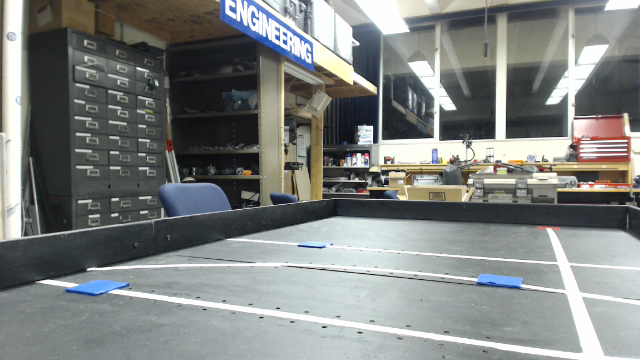
#> input picture python/vision/Implementation/CourseMarch2-3.png, 640 x 360 px
$ python backgroundEliminator.py   (older library calls are emulated)
#> lines starting #> are read from the running program, lines starting #| are printed output that depends on the picture; after the words box and inside, x2 and y2 are one past the last pixel; in counts of white or black regions, pixels touching at a corner belong together
##Background eliminator
import cv2
import numpy as np
from matplotlib import pyplot as plt
def nothing(x):
	pass
def unit_vector(vector):
	return np.array(vector / np.linalg.norm(vector),np.float32)

def angle_between(v1, v2 ,origin):

	v1_u = unit_vector(v1-origin)
	v2_u = unit_vector(v2-origin)

	dot = np.dot(v1_u, v2_u)
	angle = None
	if(dot >=0 and dot <= 1):
		angle = np.arccos(dot)

	if angle == None:
		if (v1_u == v2_u).all():
			return 0.0
		else:
			return np.pi
	return angle


def discoverHorizontalLines(bkelim):
	#Generate the Gabor, isolate _horizontal_ white lines
	#This function expects the result of the background eliminator function
	gaborKernel = cv2.getGaborKernel((101,101),1,np.pi*93/180.0,13,15)
	horizontalLines = cv2.filter2D(bkelim[:,:,2], cv2.CV_32F, gaborKernel)
	return horizontalLines


def discoverSquares(image,canny1=64,canny2=31, discrim1 = 2.0, dicrim2 =3.0):
	#Finding objects based on their shape and not being stupid convex blobs

	#in this color plane:
	thresh_level = 2
	finalContours = []
	dilateKernel = np.ones((5,5),np.uint8)
	edges = None
	contours = None
	#Eventually: Scan through possibilities and append acceptable results
	for l in range(thresh_level):
		if l == 0:
			#edges = cv2.Canny(image, canny1, canny2, apertureSize = 3)
			#dilated = cv2.dilate(edges, dilateKernel, iterations = 1,anchor = (-1,-1))
			pass
		else:
			#edges = image >= ( (l+1)*255 )/thresh_level
			edges = image

	contours,hierarchy = cv2.findContours(np.array(edges,np.uint8), cv2.RETR_LIST, cv2.CHAIN_APPROX_SIMPLE)

	#dispimg = np.array(np.zeros((image.shape[0],image.shape[1],3)),np.uint8)
	for ctr in contours:
		arcLen = cv2.arcLength(ctr,True)
		if arcLen > 0.1:
			approx = cv2.approxPolyDP(ctr,arcLen*(th4/500.0), True)

			if len(approx)>=4:# and cv2.isContourConvex(approx): #&&np.fabs(cv2.contourArea(approx)) > 1000
				sumAngle = 0
				#cv2.drawContours(dispimg,approx,-1, (50,80,200))
				for j in range(2,len(approx)):
					angle = angle_between(approx[j%len(approx)][0], approx[j-2][0], approx[j-1][0])
					sumAngle += angle
				if sumAngle > 3 or sumAngle < 4:
					cv2.drawContours(dispimg,[approx],-1,(255,0,100))
					finalContours.append(approx)

	return dispimg, finalContours
def eliminateBackground(image):
	##TODO:
	# - Add a discriminator
	# - Improve detection under weird lighting conditions
	# - Improve reliability of isolation in all areas

	##Channels:
	#0: Blue Blocks
	#1: White Lines
	#2: Black Background (Decent - Don't rely on it)

	HSVimage = cv2.cvtColor(image, cv2.COLOR_BGR2HSV)


	blue_lower=np.array([100,66,109],np.uint8)
	blue_upper=np.array([140,255,255],np.uint8)
	blue=cv2.inRange(HSVimage,blue_lower,blue_upper)
	#Isolation of low-high blue
	#Target element: Firing Blocks

	#This is the merge of the filtered blue and  g r layers to make a display image
	whitemax = np.array([180, 29, 255], np.uint8)
	white_lower = np.array([0, 0, 145], np.uint8)
	wht = cv2.inRange(HSVimage, white_lower, whitemax) - blue
	#This is the isolation of the white or very white objects.
	#Target element: Lines

	blackmax = np.array([180, 185,  185], np.uint8)
	black_lower = np.array([0, 0, 0], np.uint8)
	blk = cv2.inRange(HSVimage, black_lower, blackmax) - blue
	#Isolation of black
	#Target element: Background

	return cv2.merge((blue,wht,blk))

def makeOdd(x):
	if(x%2):
		return(x)
	else:
		return(x+1)


if __name__=='__main__':
	#image = cv2.imread('../Implementation/TwoBlueBlocks.png')
	#input = cv2.imread('../Implementation/myalgo2101974.jpg')
	#input = cv2.imread('../Implementation/myalgo2099447.jpg')
	input = cv2.imread('../Implementation/CourseMarch2-3.png')
#> input is the input picture: shape (360, 640, 3); mean B, G, R 128.8, 130.8, 127.2
	image = cv2.GaussianBlur(input, (7, 7), sigmaX = 1, sigmaY = 1)
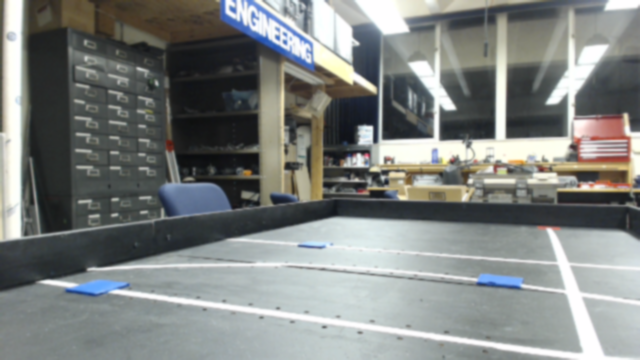
#> image: shape (360, 640, 3); mean B, G, R 128.8, 130.8, 127.2

	cv2.namedWindow('Frame')


	cv2.createTrackbar('Th1','Frame',200,255,nothing)
	cv2.createTrackbar('Th2','Frame',1,255,nothing)
	cv2.createTrackbar('Th3','Frame',200,255,nothing)
	cv2.createTrackbar('Th4', 'Frame', 12, 255, nothing)

	HSVimage = cv2.cvtColor(image, cv2.COLOR_BGR2HSV)
#> HSVimage: shape (360, 640, 3); mean H, S, V 76.2, 27, 134.5


	while(True):
		th1 = cv2.getTrackbarPos('Th1','Frame')
		th2 = cv2.getTrackbarPos('Th2','Frame')
		th3 = cv2.getTrackbarPos('Th3','Frame')
		th4 = cv2.getTrackbarPos('Th4','Frame')

		bkelim = eliminateBackground(image)
#> in eliminateBackground, `blue=cv2.inRange(HSVimage,blue_lower,blue_upper)`:
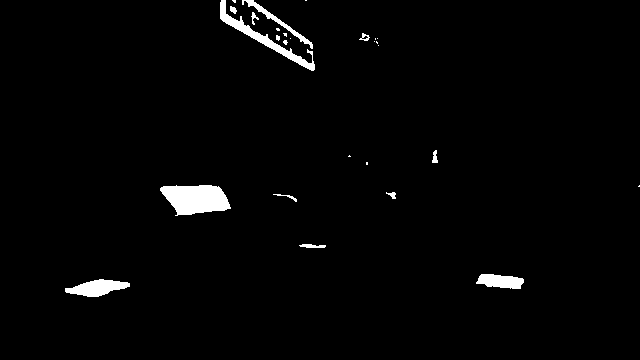
#> blue: shape (360, 640); 2% white; 27 white regions (15 under 20 px), largest, box (x1, y1, x2, y2) and area: (160, 185, 231, 216) 1590, (220, 0, 315, 71) 937, (65, 279, 130, 297) 702
#> in eliminateBackground, `wht = cv2.inRange(HSVimage, white_lower, whitemax) - blue`:
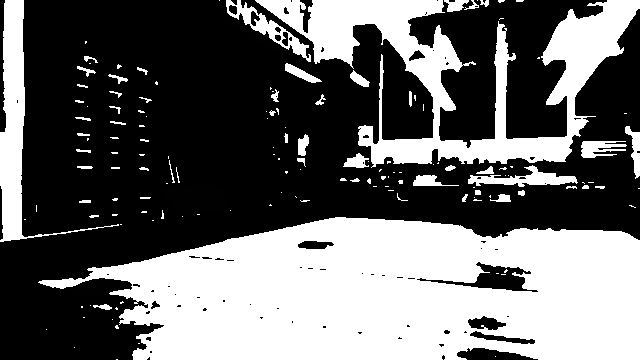
#> wht: shape (360, 640); min 0, max 255, mean 104.5
#> in eliminateBackground, `blk = cv2.inRange(HSVimage, black_lower, blackmax) - blue`:
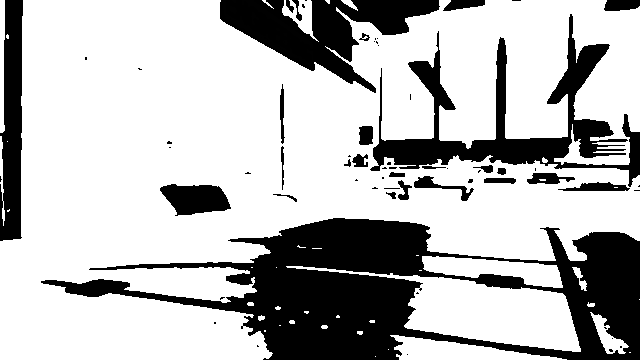
#> blk: shape (360, 640); min 0, max 255, mean 184.9
#> in eliminateBackground, `return cv2.merge((blue,wht,blk))`:
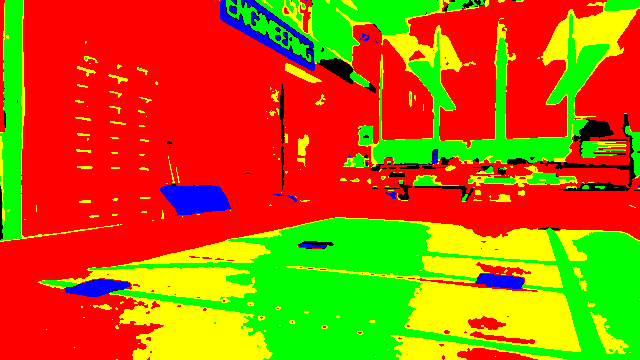
#> returned value: shape (360, 640, 3); mean of channels 0, 1, 2 5, 104.5, 184.9; drawn as B, G, R
		blue = bkelim[:,:,0]
		wht = bkelim[:,:,1]
		black = bkelim[:,:,2]
		openKernel = np.ones((10,10),np.uint8)
		bfixed = cv2.morphologyEx(blue,cv2.MORPH_CLOSE, openKernel)
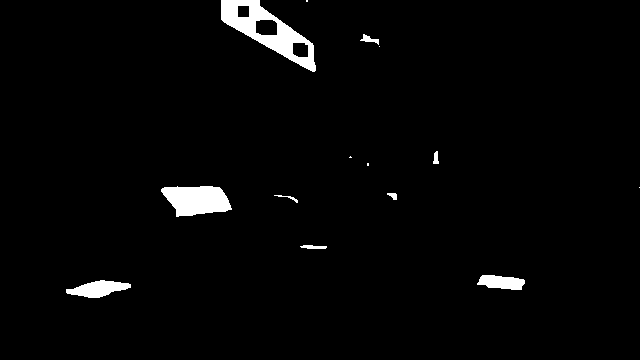
#> bfixed: shape (360, 640); 2.4% white; 14 white regions (5 under 20 px)


		#Shouldn't be trying to find blue squares - just squares

		squares = discoverSquares(blue, th1, th2)
#> in discoverSquares, `contours,hierarchy = cv2.findContours(np.array(edges,np.uint8), cv2.RE..`: contours = 28 contours, 16 with area under 20; largest, box (x1, y1, x2, y2) and area: (160, 185, 231, 216) 1508, (220, 0, 315, 71) 798, (65, 279, 130, 297) 634, (476, 274, 524, 289) 469, (242, 0, 313, 49) 300
#> the loop in discoverSquares, `for ctr in contours:` made 1 pass
#> (arcLen, approx) on pass 1: (145.6, [[129, 283], [99, 279], [65, 291], [98, 296]])
#> after the loop in discoverSquares, `for ctr in contours:`: finalContours = []
#> (the run stopped early here; a loop or call above may not have finished)

$ run again, with python/vision/Implementation/TwoBlueBlocks.png copied over python/vision/Implementation/CourseMarch2-3.png
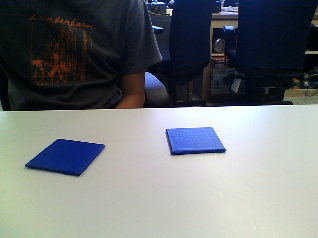
#> input picture python/vision/Implementation/TwoBlueBlocks.png, 318 x 238 px
#> input is the input picture: shape (238, 318, 3); mean B, G, R 120.3, 117.9, 112.9
#> HSVimage: shape (238, 318, 3); mean H, S, V 73.4, 77.5, 127.8
#> in eliminateBackground, `blue=cv2.inRange(HSVimage,blue_lower,blue_upper)`:
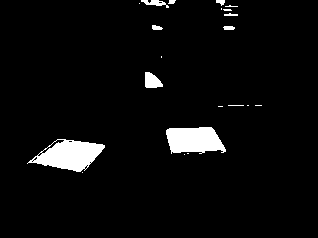
#> blue: shape (238, 318); 4.4% white; 21 white regions (12 under 20 px), largest, box (x1, y1, x2, y2) and area: (27, 139, 105, 172) 1480, (166, 127, 226, 154) 1260, (145, 72, 163, 88) 209
#> `bfixed = cv2.morphologyEx(blue,cv2.MORPH_CLOSE, openKernel)`:
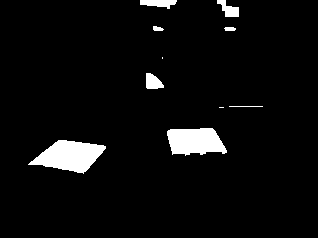
#> bfixed: shape (238, 318); 4.8% white; 10 white regions (2 under 20 px)
#> contours = 31 contours, 23 with area under 20; largest, box (x1, y1, x2, y2) and area: (27, 139, 105, 172) 1470, (166, 127, 226, 154) 1180, (145, 72, 163, 88) 182, (141, 0, 169, 8) 78, (41, 139, 65, 154) 71, (152, 25, 163, 30) 30, (223, 26, 235, 30) 29, (216, 0, 225, 6) 23
#> the loop in discoverSquares, `for ctr in contours:` made 2 passes
#> arcLen on pass 2: 10.49
#> after the loop in discoverSquares, `for ctr in contours:`: finalContours = []

$ run again, with python/vision/Implementation/myalgo2101974.jpg saved as python/vision/Implementation/CourseMarch2-3.png
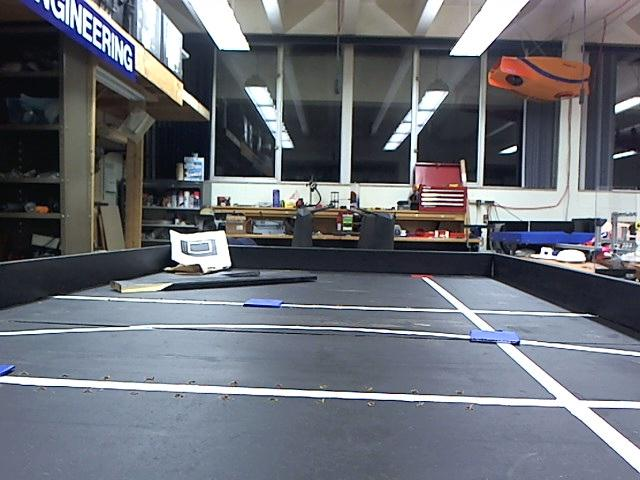
#> input picture python/vision/Implementation/myalgo2101974.jpg, 640 x 480 px
#> input is the input picture: shape (480, 640, 3); mean B, G, R 117.4, 109.6, 106.3
#> HSVimage: shape (480, 640, 3); mean H, S, V 94.8, 47.4, 121.5
#> in eliminateBackground, `blue=cv2.inRange(HSVimage,blue_lower,blue_upper)`:
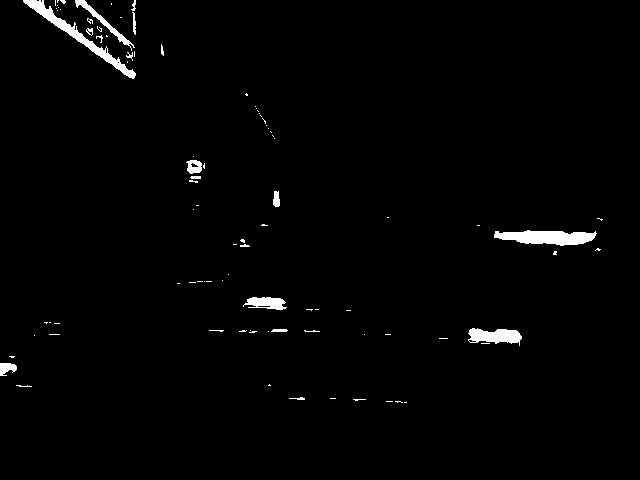
#> blue: shape (480, 640); 1.5% white; 91 white regions (73 under 20 px), largest, box (x1, y1, x2, y2) and area: (494, 230, 597, 246) 1113, (23, 0, 136, 79) 1104, (468, 328, 522, 346) 629
#> `bfixed = cv2.morphologyEx(blue,cv2.MORPH_CLOSE, openKernel)`:
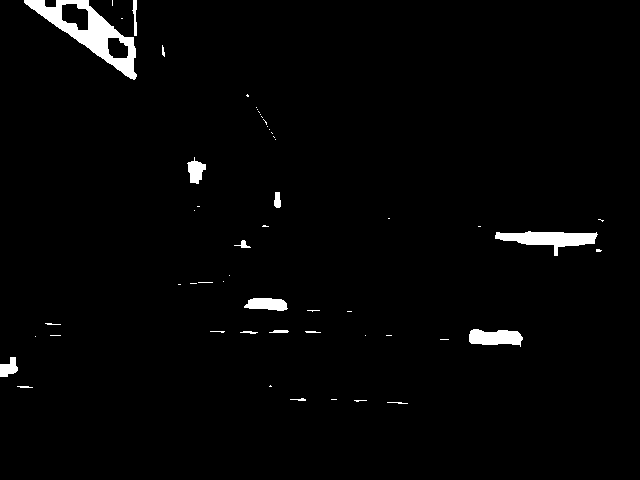
#> bfixed: shape (480, 640); 2% white; 54 white regions (37 under 20 px)
#> contours = 100 contours, 87 with area under 20; largest, box (x1, y1, x2, y2) and area: (494, 230, 597, 246) 1006, (23, 0, 136, 79) 968, (468, 328, 522, 346) 573, (243, 297, 287, 310) 336, (75, 0, 135, 51) 305
#> the loop in discoverSquares, `for ctr in contours:` made 2 passes
#> arcLen on pass 2: 15.66
#> after the loop in discoverSquares, `for ctr in contours:`: finalContours = []

$ run again, with python/vision/Implementation/myalgo2099447.jpg saved as python/vision/Implementation/CourseMarch2-3.png
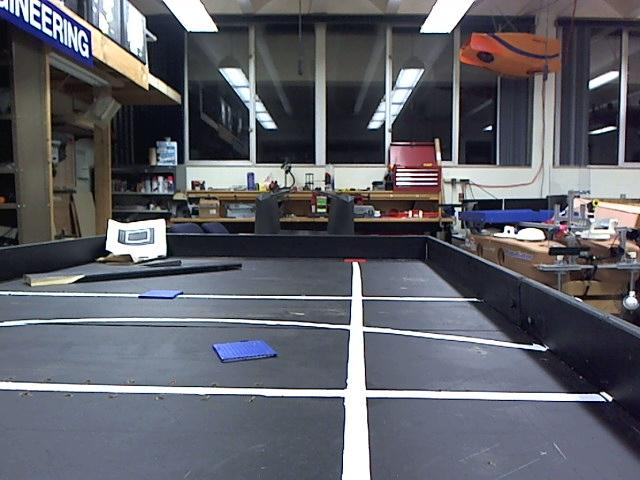
#> input picture python/vision/Implementation/myalgo2099447.jpg, 640 x 480 px
#> input is the input picture: shape (480, 640, 3); mean B, G, R 104.8, 96.8, 95.7
#> HSVimage: shape (480, 640, 3); mean H, S, V 96.1, 50.8, 109.2
#> in eliminateBackground, `blue=cv2.inRange(HSVimage,blue_lower,blue_upper)`:
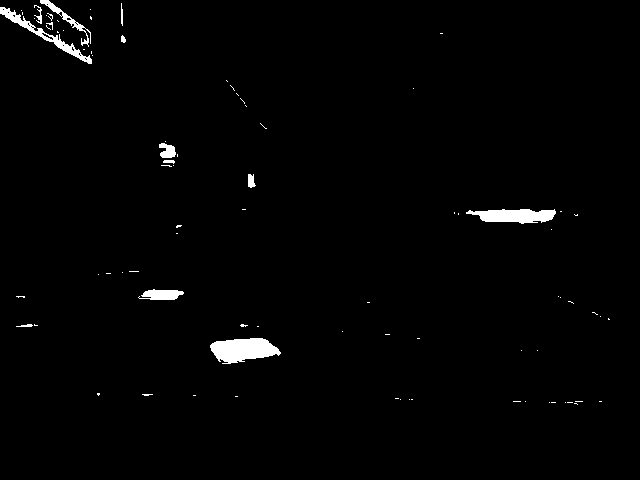
#> blue: shape (480, 640); 1.4% white; 84 white regions (72 under 20 px), largest, box (x1, y1, x2, y2) and area: (210, 338, 281, 364) 1266, (466, 209, 556, 224) 928, (0, 7, 92, 64) 712
#> `bfixed = cv2.morphologyEx(blue,cv2.MORPH_CLOSE, openKernel)`:
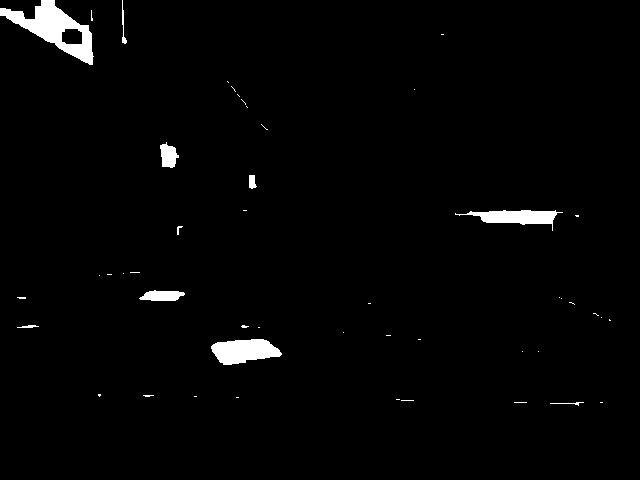
#> bfixed: shape (480, 640); 1.9% white; 48 white regions (38 under 20 px)
#> contours = 104 contours, 93 with area under 20; largest, box (x1, y1, x2, y2) and area: (210, 338, 281, 364) 1178, (466, 209, 556, 224) 828, (0, 7, 92, 64) 630, (138, 289, 184, 300) 298, (40, 0, 91, 47) 250
#> the loop in discoverSquares, `for ctr in contours:` made 1 pass
#> (arcLen, approx) on pass 1: (6.83, [[574, 403], [576, 403], [577, 404], [576, 403]])
#> after the loop in discoverSquares, `for ctr in contours:`: finalContours = []
